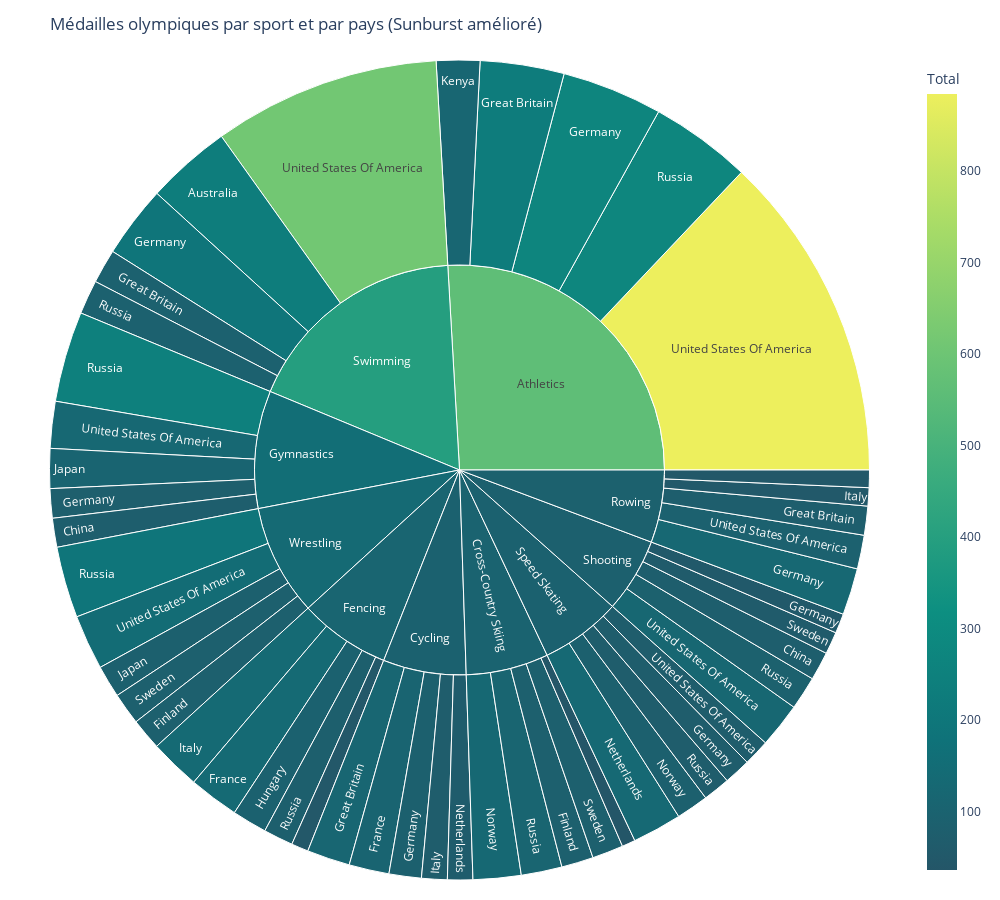

The notebook cell saved with this chart:
### Code cell
import json
import pandas as pd
import plotly.express as px

with open('sports_medals_clean.json', 'r', encoding='utf-8') as file:
    data = json.load(file)

medals_data = []
for sport in data:
    sport_name = sport['nom']
    for nation in sport['nations']:
        country_name = nation['nom'].split('\n')[0]
        medals_data.append({
            'Sport': sport_name,
            'Pays': country_name,
            'Or': nation['or'],
            'Argent': nation['argent'],
            'Bronze': nation['bronze'],
            'Total': nation['total']
        })

df = pd.DataFrame(medals_data)

# Filtrer pour plus de lisibilité : top 10 sports et top 5 pays par sport
top_sports = df.groupby('Sport')['Total'].sum().nlargest(10).index
df_top = df[df['Sport'].isin(top_sports)]

# Pour chaque sport, ne garder que les 5 meilleurs pays
df_filtered = df_top.groupby('Sport').apply(lambda x: x.nlargest(5, 'Total')).reset_index(drop=True)


fig = px.sunburst(
    df_filtered,
    path=['Sport', 'Pays'],
    values='Total',
    color='Total',
    color_continuous_scale='Aggrnyl',
    title='Médailles olympiques par sport et par pays (Sunburst amélioré)',
    hover_data={'Or': True, 'Argent': True, 'Bronze': True, 'Total': True}
)

fig.update_layout(
    width=1000,
    height=900,
    margin=dict(t=60, l=20, r=20, b=20),
    uniformtext=dict(minsize=12, mode='hide')
)


fig.show()

### Figure 1 — Plotly figure (JSON) as saved in the notebook; plotly's stock layout.template omitted (floating-point values rounded to 4 significant figures; data arrays with more than 128 entries replaced by an {"elided": "..."} marker saying what was removed)
{"data": [{"branchvalues": "total", "customdata": {"elided": "60x4 mixed values"}, "domain": {"x": [0, 1], "y": [0, 1]}, "hovertemplate": "labels=%{label}<br>Total_sum=%{value}<br>parent=%{parent}<br>id=%{id}<br>Or=%{customdata[0]}<br>Argent=%{customdata[1]}<br>Bronze=%{customdata[2]}<br>Total=%{color}<extra></extra>", "ids": ["Swimming/Australia", "Gymnastics/China", "Shooting/China", "Cross-Country Skiing/Finland", "Wrestling/Finland", "Cycling/France", "Fencing/France", "Athletics/Germany", "Cycling/Germany", "Fencing/Germany", "Gymnastics/Germany", "Rowing/Germany", "Shooting/Germany", "Speed Skating/Germany", "Swimming/Germany", "Athletics/Great Britain", "Cycling/Great Britain", "Rowing/Great Britain", "Swimming/Great Britain", "Fencing/Hungary", "Cross-Country Skiing/Italy", "Cycling/Italy", "Fencing/Italy", "Rowing/Italy", "Gymnastics/Japan", "Wrestling/Japan", "Athletics/Kenya", "Cycling/Netherlands", "Speed Skating/Netherlands", "Cross-Country Skiing/Norway", "Speed Skating/Norway", "Athletics/Russia", "Cross-Country Skiing/Russia", "Fencing/Russia", "Gymnastics/Russia", "Rowing/Russia", "Shooting/Russia", "Speed Skating/Russia", "Swimming/Russia", "Wrestling/Russia", "Cross-Country Skiing/Sweden", "Shooting/Sweden", "Wrestling/Sweden", "Athletics/United States Of America", "Gymnastics/United States Of America", "Rowing/United States Of America", "Shooting/United States Of America", "Speed Skating/United States Of America", "Swimming/United States Of America", "Wrestling/United States Of America", "Athletics", "Cross-Country Skiing", "Cycling", "Fencing", "Gymnastics", "Rowing", "Shooting", "Speed Skating", "Swimming", "Wrestling"], "labels": ["Australia", "China", "China", "Finland", "Finland", "France", "France", "Germany", "Germany", "Germany", "Germany", "Germany", "Germany", "Germany", "Germany", "Great Britain", "Great Britain", "Great Britain", "Great Britain", "Hungary", "Italy", "Italy", "Italy", "Italy", "Japan", "Japan", "Kenya", "Netherlands", "Netherlands", "Norway", "Norway", "Russia", "Russia", "Russia", "Russia", "Russia", "Russia", "Russia", "Russia", "Russia", "Sweden", "Sweden", "Sweden", "United States Of America", "United States Of America", "United States Of America", "United States Of America", "United States Of America", "United States Of America", "United States Of America", "Athletics", "Cross-Country Skiing", "Cycling", "Fencing", "Gymnastics", "Rowing", "Shooting", "Speed Skating", "Swimming", "Wrestling"], "marker": {"coloraxis": "coloraxis", "colors": [229, 78, 77, 86, 85, 108, 135, 271, 87, 46, 79, 126, 53, 72, 194, 226, 116, 78, 92, 94, 36, 69, 137, 49, 107, 87, 117, 68, 133, 129, 87, 273, 110, 80, 244, 47, 90, 73, 92, 192, 84, 60, 86, 884, 126, 91, 121, 71, 612, 148, 561.4, 99.98, 93.92, 110.5, 156.4, 89.13, 87.48, 93.61, 395.0, 135.4]}, "name": "", "parents": ["Swimming", "Gymnastics", "Shooting", "Cross-Country Skiing", "Wrestling", "Cycling", "Fencing", "Athletics", "Cycling", "Fencing", "Gymnastics", "Rowing", "Shooting", "Speed Skating", "Swimming", "Athletics", "Cycling", "Rowing", "Swimming", "Fencing", "Cross-Country Skiing", "Cycling", "Fencing", "Rowing", "Gymnastics", "Wrestling", "Athletics", "Cycling", "Speed Skating", "Cross-Country Skiing", "Speed Skating", "Athletics", "Cross-Country Skiing", "Fencing", "Gymnastics", "Rowing", "Shooting", "Speed Skating", "Swimming", "Wrestling", "Cross-Country Skiing", "Shooting", "Wrestling", "Athletics", "Gymnastics", "Rowing", "Shooting", "Speed Skating", "Swimming", "Wrestling", "", "", "", "", "", "", "", "", "", ""], "type": "sunburst", "values": [229, 78, 77, 86, 85, 108, 135, 271, 87, 46, 79, 126, 53, 72, 194, 226, 116, 78, 92, 94, 36, 69, 137, 49, 107, 87, 117, 68, 133, 129, 87, 273, 110, 80, 244, 47, 90, 73, 92, 192, 84, 60, 86, 884, 126, 91, 121, 71, 612, 148, 1771, 445, 448, 492, 634, 391, 401, 436, 1219, 598]}], "layout": {"coloraxis": {"colorbar": {"title": {"text": "Total"}}, "colorscale": [[0, "rgb(36, 86, 104)"], [0.1667, "rgb(15, 114, 121)"], [0.3333, "rgb(13, 143, 129)"], [0.5, "rgb(57, 171, 126)"], [0.6667, "rgb(110, 197, 116)"], [0.8333, "rgb(169, 220, 103)"], [1, "rgb(237, 239, 93)"]]}, "height": 900, "legend": {"tracegroupgap": 0}, "margin": {"b": 20, "l": 20, "r": 20, "t": 60}, "title": {"text": "Médailles olympiques par sport et par pays (Sunburst amélioré)"}, "uniformtext": {"minsize": 12, "mode": "hide"}, "width": 1000}}
